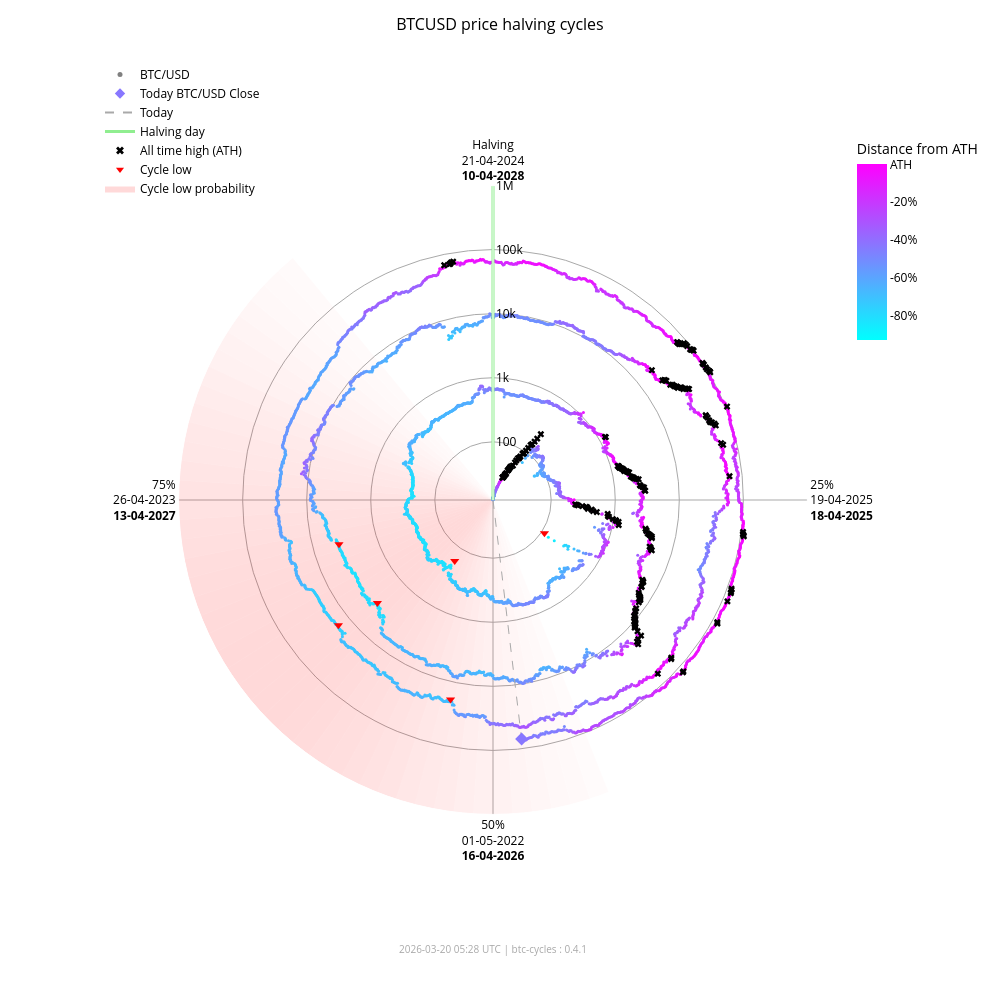

Source (notebook cell):
### Markdown cell above
### Interactive chart (plotly)

### Code cell
fig_interactive = btc.plot(
    kind="interactive",
    from_date="2012-11-28",
)
# plotly config for interactivity
config = {"scrollZoom": True, "displayModeBar": True}
# display in notebook
fig_interactive.show(config=config)

### Figure 1 — Plotly figure (JSON) as saved in the notebook; plotly's stock layout.template omitted (floating-point values rounded to 4 significant figures; data arrays with more than 128 entries replaced by an {"elided": "..."} marker saying what was removed)
{"data": [{"fill": "toself", "fillcolor": "rgba(255,0,0,0.017168280509461755)", "hoverinfo": "skip", "line": {"width": 0}, "mode": "lines", "r": [12.35, 1000000, 1000000, 12.35, 12.35], "showlegend": false, "theta": [158.4, 158.4, 162.0, 162.0, 158.4], "type": "scatterpolar"}, {"fill": "toself", "fillcolor": "rgba(255,0,0,0.022114794501891175)", "hoverinfo": "skip", "line": {"width": 0}, "mode": "lines", "r": [12.35, 1000000, 1000000, 12.35, 12.35], "showlegend": false, "theta": [162.0, 162.0, 165.6, 165.6, 162.0], "type": "scatterpolar"}, {"fill": "toself", "fillcolor": "rgba(255,0,0,0.02790404259511669)", "hoverinfo": "skip", "line": {"width": 0}, "mode": "lines", "r": [12.35, 1000000, 1000000, 12.35, 12.35], "showlegend": false, "theta": [165.6, 165.6, 169.2, 169.2, 165.6], "type": "scatterpolar"}, {"fill": "toself", "fillcolor": "rgba(255,0,0,0.034518294852420334)", "hoverinfo": "skip", "line": {"width": 0}, "mode": "lines", "r": [12.35, 1000000, 1000000, 12.35, 12.35], "showlegend": false, "theta": [169.2, 169.2, 172.8, 172.8, 169.2], "type": "scatterpolar"}, {"fill": "toself", "fillcolor": "rgba(255,0,0,0.041901979682821514)", "hoverinfo": "skip", "line": {"width": 0}, "mode": "lines", "r": [12.35, 1000000, 1000000, 12.35, 12.35], "showlegend": false, "theta": [172.8, 172.8, 176.4, 176.4, 172.8], "type": "scatterpolar"}, {"fill": "toself", "fillcolor": "rgba(255,0,0,0.04996405861294358)", "hoverinfo": "skip", "line": {"width": 0}, "mode": "lines", "r": [12.35, 1000000, 1000000, 12.35, 12.35], "showlegend": false, "theta": [176.4, 176.4, 180.0, 180.0, 176.4], "type": "scatterpolar"}, {"fill": "toself", "fillcolor": "rgba(255,0,0,0.05858349692240514)", "hoverinfo": "skip", "line": {"width": 0}, "mode": "lines", "r": [12.35, 1000000, 1000000, 12.35, 12.35], "showlegend": false, "theta": [180.0, 180.0, 183.6, 183.6, 180.0], "type": "scatterpolar"}, {"fill": "toself", "fillcolor": "rgba(255,0,0,0.06761662035375064)", "hoverinfo": "skip", "line": {"width": 0}, "mode": "lines", "r": [12.35, 1000000, 1000000, 12.35, 12.35], "showlegend": false, "theta": [183.6, 183.6, 187.2, 187.2, 183.6], "type": "scatterpolar"}, {"fill": "toself", "fillcolor": "rgba(255,0,0,0.07690481219944661)", "hoverinfo": "skip", "line": {"width": 0}, "mode": "lines", "r": [12.35, 1000000, 1000000, 12.35, 12.35], "showlegend": false, "theta": [187.2, 187.2, 190.8, 190.8, 187.2], "type": "scatterpolar"}, {"fill": "toself", "fillcolor": "rgba(255,0,0,0.08628112000611096)", "hoverinfo": "skip", "line": {"width": 0}, "mode": "lines", "r": [12.35, 1000000, 1000000, 12.35, 12.35], "showlegend": false, "theta": [190.8, 190.8, 194.4, 194.4, 190.8], "type": "scatterpolar"}, {"fill": "toself", "fillcolor": "rgba(255,0,0,0.09557490841018089)", "hoverinfo": "skip", "line": {"width": 0}, "mode": "lines", "r": [12.35, 1000000, 1000000, 12.35, 12.35], "showlegend": false, "theta": [194.4, 194.4, 198.0, 198.0, 194.4], "type": "scatterpolar"}, {"fill": "toself", "fillcolor": "rgba(255,0,0,0.10461455782963762)", "hoverinfo": "skip", "line": {"width": 0}, "mode": "lines", "r": [12.35, 1000000, 1000000, 12.35, 12.35], "showlegend": false, "theta": [198.0, 198.0, 201.6, 201.6, 198.0], "type": "scatterpolar"}, {"fill": "toself", "fillcolor": "rgba(255,0,0,0.11322908719652829)", "hoverinfo": "skip", "line": {"width": 0}, "mode": "lines", "r": [12.35, 1000000, 1000000, 12.35, 12.35], "showlegend": false, "theta": [201.6, 201.6, 205.2, 205.2, 201.6], "type": "scatterpolar"}, {"fill": "toself", "fillcolor": "rgba(255,0,0,0.12125015337052986)", "hoverinfo": "skip", "line": {"width": 0}, "mode": "lines", "r": [12.35, 1000000, 1000000, 12.35, 12.35], "showlegend": false, "theta": [205.2, 205.2, 208.8, 208.8, 205.2], "type": "scatterpolar"}, {"fill": "toself", "fillcolor": "rgba(255,0,0,0.12851590515331976)", "hoverinfo": "skip", "line": {"width": 0}, "mode": "lines", "r": [12.35, 1000000, 1000000, 12.35, 12.35], "showlegend": false, "theta": [208.8, 208.8, 212.4, 212.4, 208.8], "type": "scatterpolar"}, {"fill": "toself", "fillcolor": "rgba(255,0,0,0.13487757461161184)", "hoverinfo": "skip", "line": {"width": 0}, "mode": "lines", "r": [12.35, 1000000, 1000000, 12.35, 12.35], "showlegend": false, "theta": [212.4, 212.4, 216.0, 216.0, 212.4], "type": "scatterpolar"}, {"fill": "toself", "fillcolor": "rgba(255,0,0,0.14020862181849592)", "hoverinfo": "skip", "line": {"width": 0}, "mode": "lines", "r": [12.35, 1000000, 1000000, 12.35, 12.35], "showlegend": false, "theta": [216.0, 216.0, 219.6, 219.6, 216.0], "type": "scatterpolar"}, {"fill": "toself", "fillcolor": "rgba(255,0,0,0.14441504950654527)", "hoverinfo": "skip", "line": {"width": 0}, "mode": "lines", "r": [12.35, 1000000, 1000000, 12.35, 12.35], "showlegend": false, "theta": [219.6, 219.6, 223.2, 223.2, 219.6], "type": "scatterpolar"}, {"fill": "toself", "fillcolor": "rgba(255,0,0,0.14744459351271713)", "hoverinfo": "skip", "line": {"width": 0}, "mode": "lines", "r": [12.35, 1000000, 1000000, 12.35, 12.35], "showlegend": false, "theta": [223.2, 223.2, 226.8, 226.8, 223.2], "type": "scatterpolar"}, {"fill": "toself", "fillcolor": "rgba(255,0,0,0.14929223192296423)", "hoverinfo": "skip", "line": {"width": 0}, "mode": "lines", "r": [12.35, 1000000, 1000000, 12.35, 12.35], "showlegend": false, "theta": [226.8, 226.8, 230.4, 230.4, 226.8], "type": "scatterpolar"}, {"fill": "toself", "fillcolor": "rgba(255,0,0,0.15)", "hoverinfo": "skip", "line": {"width": 0}, "mode": "lines", "r": [12.35, 1000000, 1000000, 12.35, 12.35], "showlegend": false, "theta": [230.4, 230.4, 234.0, 234.0, 230.4], "type": "scatterpolar"}, {"fill": "toself", "fillcolor": "rgba(255,0,0,0.14965033825231114)", "hoverinfo": "skip", "line": {"width": 0}, "mode": "lines", "r": [12.35, 1000000, 1000000, 12.35, 12.35], "showlegend": false, "theta": [234.0, 234.0, 237.6, 237.6, 234.0], "type": "scatterpolar"}, {"fill": "toself", "fillcolor": "rgba(255,0,0,0.14835378057909807)", "hoverinfo": "skip", "line": {"width": 0}, "mode": "lines", "r": [12.35, 1000000, 1000000, 12.35, 12.35], "showlegend": false, "theta": [237.6, 237.6, 241.2, 241.2, 237.6], "type": "scatterpolar"}, {"fill": "toself", "fillcolor": "rgba(255,0,0,0.14623322283554635)", "hoverinfo": "skip", "line": {"width": 0}, "mode": "lines", "r": [12.35, 1000000, 1000000, 12.35, 12.35], "showlegend": false, "theta": [241.2, 241.2, 244.8, 244.8, 241.2], "type": "scatterpolar"}, {"fill": "toself", "fillcolor": "rgba(255,0,0,0.1434078538226231)", "hoverinfo": "skip", "line": {"width": 0}, "mode": "lines", "r": [12.35, 1000000, 1000000, 12.35, 12.35], "showlegend": false, "theta": [244.8, 244.8, 248.4, 248.4, 244.8], "type": "scatterpolar"}, {"fill": "toself", "fillcolor": "rgba(255,0,0,0.13997983179373427)", "hoverinfo": "skip", "line": {"width": 0}, "mode": "lines", "r": [12.35, 1000000, 1000000, 12.35, 12.35], "showlegend": false, "theta": [248.4, 248.4, 252.0, 252.0, 248.4], "type": "scatterpolar"}, {"fill": "toself", "fillcolor": "rgba(255,0,0,0.13602598258454268)", "hoverinfo": "skip", "line": {"width": 0}, "mode": "lines", "r": [12.35, 1000000, 1000000, 12.35, 12.35], "showlegend": false, "theta": [252.0, 252.0, 255.6, 255.6, 252.0], "type": "scatterpolar"}, {"fill": "toself", "fillcolor": "rgba(255,0,0,0.13159547355344953)", "hoverinfo": "skip", "line": {"width": 0}, "mode": "lines", "r": [12.35, 1000000, 1000000, 12.35, 12.35], "showlegend": false, "theta": [255.6, 255.6, 259.2, 259.2, 255.6], "type": "scatterpolar"}, {"fill": "toself", "fillcolor": "rgba(255,0,0,0.12671301775492697)", "hoverinfo": "skip", "line": {"width": 0}, "mode": "lines", "r": [12.35, 1000000, 1000000, 12.35, 12.35], "showlegend": false, "theta": [259.2, 259.2, 262.8, 262.8, 259.2], "type": "scatterpolar"}, {"fill": "toself", "fillcolor": "rgba(255,0,0,0.12138610149219965)", "hoverinfo": "skip", "line": {"width": 0}, "mode": "lines", "r": [12.35, 1000000, 1000000, 12.35, 12.35], "showlegend": false, "theta": [262.8, 262.8, 266.4, 266.4, 262.8], "type": "scatterpolar"}, {"fill": "toself", "fillcolor": "rgba(255,0,0,0.1156142551644921)", "hoverinfo": "skip", "line": {"width": 0}, "mode": "lines", "r": [12.35, 1000000, 1000000, 12.35, 12.35], "showlegend": false, "theta": [266.4, 266.4, 270.0, 270.0, 266.4], "type": "scatterpolar"}, {"fill": "toself", "fillcolor": "rgba(255,0,0,0.10939851441251548)", "hoverinfo": "skip", "line": {"width": 0}, "mode": "lines", "r": [12.35, 1000000, 1000000, 12.35, 12.35], "showlegend": false, "theta": [270.0, 270.0, 273.6, 273.6, 270.0], "type": "scatterpolar"}, {"fill": "toself", "fillcolor": "rgba(255,0,0,0.10274974912946185)", "hoverinfo": "skip", "line": {"width": 0}, "mode": "lines", "r": [12.35, 1000000, 1000000, 12.35, 12.35], "showlegend": false, "theta": [273.6, 273.6, 277.2, 277.2, 273.6], "type": "scatterpolar"}, {"fill": "toself", "fillcolor": "rgba(255,0,0,0.09569517349791425)", "hoverinfo": "skip", "line": {"width": 0}, "mode": "lines", "r": [12.35, 1000000, 1000000, 12.35, 12.35], "showlegend": false, "theta": [277.2, 277.2, 280.8, 280.8, 277.2], "type": "scatterpolar"}, {"fill": "toself", "fillcolor": "rgba(255,0,0,0.08828282625646727)", "hoverinfo": "skip", "line": {"width": 0}, "mode": "lines", "r": [12.35, 1000000, 1000000, 12.35, 12.35], "showlegend": false, "theta": [280.8, 280.8, 284.4, 284.4, 280.8], "type": "scatterpolar"}, {"fill": "toself", "fillcolor": "rgba(255,0,0,0.08058400018765345)", "hoverinfo": "skip", "line": {"width": 0}, "mode": "lines", "r": [12.35, 1000000, 1000000, 12.35, 12.35], "showlegend": false, "theta": [284.4, 284.4, 288.0, 288.0, 284.4], "type": "scatterpolar"}, {"fill": "toself", "fillcolor": "rgba(255,0,0,0.07269354608292704)", "hoverinfo": "skip", "line": {"width": 0}, "mode": "lines", "r": [12.35, 1000000, 1000000, 12.35, 12.35], "showlegend": false, "theta": [288.0, 288.0, 291.6, 291.6, 288.0], "type": "scatterpolar"}, {"fill": "toself", "fillcolor": "rgba(255,0,0,0.06472784449068783)", "hoverinfo": "skip", "line": {"width": 0}, "mode": "lines", "r": [12.35, 1000000, 1000000, 12.35, 12.35], "showlegend": false, "theta": [291.6, 291.6, 295.2, 295.2, 291.6], "type": "scatterpolar"}, {"fill": "toself", "fillcolor": "rgba(255,0,0,0.05682021976743955)", "hoverinfo": "skip", "line": {"width": 0}, "mode": "lines", "r": [12.35, 1000000, 1000000, 12.35, 12.35], "showlegend": false, "theta": [295.2, 295.2, 298.8, 298.8, 295.2], "type": "scatterpolar"}, {"fill": "toself", "fillcolor": "rgba(255,0,0,0.04911378436707333)", "hoverinfo": "skip", "line": {"width": 0}, "mode": "lines", "r": [12.35, 1000000, 1000000, 12.35, 12.35], "showlegend": false, "theta": [298.8, 298.8, 302.4, 302.4, 298.8], "type": "scatterpolar"}, {"fill": "toself", "fillcolor": "rgba(255,0,0,0.04175213714896469)", "hoverinfo": "skip", "line": {"width": 0}, "mode": "lines", "r": [12.35, 1000000, 1000000, 12.35, 12.35], "showlegend": false, "theta": [302.4, 302.4, 306.0, 306.0, 302.4], "type": "scatterpolar"}, {"fill": "toself", "fillcolor": "rgba(255,0,0,0.034868865657538876)", "hoverinfo": "skip", "line": {"width": 0}, "mode": "lines", "r": [12.35, 1000000, 1000000, 12.35, 12.35], "showlegend": false, "theta": [306.0, 306.0, 309.6, 309.6, 306.0], "type": "scatterpolar"}, {"fill": "toself", "fillcolor": "rgba(255,0,0,0.02857722515334582)", "hoverinfo": "skip", "line": {"width": 0}, "mode": "lines", "r": [12.35, 1000000, 1000000, 12.35, 12.35], "showlegend": false, "theta": [309.6, 309.6, 313.2, 313.2, 309.6], "type": "scatterpolar"}, {"fill": "toself", "fillcolor": "rgba(255,0,0,0.022961515313555197)", "hoverinfo": "skip", "line": {"width": 0}, "mode": "lines", "r": [12.35, 1000000, 1000000, 12.35, 12.35], "showlegend": false, "theta": [313.2, 313.2, 316.8, 316.8, 313.2], "type": "scatterpolar"}, {"fill": "toself", "fillcolor": "rgba(255,0,0,0.01807146942917362)", "hoverinfo": "skip", "line": {"width": 0}, "mode": "lines", "r": [12.35, 1000000, 1000000, 12.35, 12.35], "showlegend": false, "theta": [316.8, 316.8, 320.4, 320.4, 316.8], "type": "scatterpolar"}, {"hoverinfo": "text", "marker": {"color": {"elided": "4861 str values"}, "size": 3}, "mode": "markers", "r": {"elided": "4861 float values"}, "showlegend": false, "text": {"elided": "4861 str values"}, "theta": {"elided": "4861 float values"}, "type": "scatterpolar"}, {"hoverinfo": "skip", "line": {"color": "lightgreen", "width": 3}, "mode": "lines", "r": [12.35, 1000000], "showlegend": false, "theta": [0, 0], "type": "scatterpolar"}, {"hoverinfo": "skip", "line": {"color": "darkgrey", "dash": "dash", "width": 1}, "mode": "lines", "r": [12.35, 70730.0], "showlegend": false, "theta": [173.2, 173.2], "type": "scatterpolar"}, {"hoverinfo": "text", "marker": {"color": "#8877ff", "size": 10, "symbol": "diamond"}, "mode": "markers", "r": [70730.0], "showlegend": false, "text": ["Today<br>Date: 2026-03-20<br>Price: $70,733.89"], "theta": [173.2], "type": "scatterpolar"}, {"hoverinfo": "text", "marker": {"color": "black", "size": 6, "symbol": "x"}, "mode": "markers", "r": {"elided": "195 float values"}, "showlegend": false, "text": {"elided": "195 str values"}, "theta": {"elided": "195 float values"}, "type": "scatterpolar"}, {"hoverinfo": "text", "marker": {"color": "red", "size": 8, "symbol": "triangle-down"}, "mode": "markers", "r": [111.6, 164.9, 3233.0, 3925.0, 18950.0, 15760.0], "showlegend": false, "text": ["Cycle Low<br>Date: 2014-02-21<br>Price: $111.56<br>ATH distance: -91.0%", "Cycle Low<br>Date: 2015-01-14<br>Price: $164.92<br>ATH distance: -86.7%", "Cycle Low<br>Date: 2018-12-15<br>Price: $3,232.51<br>ATH distance: -83.3%", "Cycle Low<br>Date: 2019-03-25<br>Price: $3,924.55<br>ATH distance: -79.7%", "Cycle Low<br>Date: 2022-06-18<br>Price: $18,954.25<br>ATH distance: -71.9%", "Cycle Low<br>Date: 2022-11-21<br>Price: $15,760.19<br>ATH distance: -76.7%"], "theta": [122.8, 212.1, 228.3, 254.0, 192.0, 231.0], "type": "scatterpolar"}, {"marker": {"color": "grey", "size": 5}, "mode": "markers", "name": "BTC/USD", "r": [null], "theta": [null], "type": "scatterpolar"}, {"marker": {"color": "#8877ff", "size": 8, "symbol": "diamond"}, "mode": "markers", "name": "Today BTC/USD Close", "r": [null], "theta": [null], "type": "scatterpolar"}, {"line": {"color": "darkgrey", "dash": "dash"}, "mode": "lines", "name": "Today", "r": [null], "theta": [null], "type": "scatterpolar"}, {"line": {"color": "lightgreen", "width": 3}, "mode": "lines", "name": "Halving day", "r": [null], "theta": [null], "type": "scatterpolar"}, {"marker": {"color": "black", "size": 7, "symbol": "x"}, "mode": "markers", "name": "All time high (ATH)", "r": [null], "theta": [null], "type": "scatterpolar"}, {"marker": {"color": "red", "size": 7, "symbol": "triangle-down"}, "mode": "markers", "name": "Cycle low", "r": [null], "theta": [null], "type": "scatterpolar"}, {"fill": "toself", "fillcolor": "rgba(255,0,0,0.15)", "line": {"width": 0}, "mode": "lines", "name": "Cycle low probability", "r": [null], "theta": [null], "type": "scatterpolar"}, {"hoverinfo": "skip", "marker": {"cmax": 0, "cmin": -0.9307, "color": [0], "colorbar": {"len": 0.25, "ticktext": ["ATH", "-20%", "-40%", "-60%", "-80%", "-100%"], "tickvals": [0, -0.2, -0.4, -0.6, -0.8, -1.0], "title": {"text": "Distance from ATH"}, "x": 0.95, "y": 0.92, "yanchor": "top"}, "colorscale": {"elided": "256x2 mixed values"}, "showscale": true, "size": 0}, "mode": "markers", "r": [null], "showlegend": false, "theta": [null], "type": "scatterpolar"}], "layout": {"annotations": [{"font": {"color": "darkgrey", "size": 10}, "showarrow": false, "text": "2026-03-20 05:28 UTC | btc-cycles : 0.4.1", "x": 0.5, "xref": "paper", "y": -0.02, "yref": "paper"}], "font": {"color": "black"}, "height": 1000, "legend": {"bgcolor": "rgba(0,0,0,0)", "font": {"color": "black"}, "x": 0.0, "y": 1.0}, "margin": {"b": 60, "l": 100, "r": 80, "t": 60}, "paper_bgcolor": "white", "plot_bgcolor": "white", "polar": {"angularaxis": {"color": "black", "direction": "clockwise", "gridcolor": "darkgrey", "rotation": 90, "ticktext": ["Halving<br>21-04-2024<br><b>10-04-2028</b>", "25%<br>19-04-2025<br><b>18-04-2025</b>", "50%<br>01-05-2022<br><b>16-04-2026</b>", "75%<br>26-04-2023<br><b>13-04-2027</b>"], "tickvals": [0, 90, 180, 270]}, "bgcolor": "white", "domain": {"x": [0.1, 0.9], "y": [0.05, 0.95]}, "radialaxis": {"angle": 90, "color": "black", "gridcolor": "darkgrey", "range": [1.092, 6.0], "tickangle": 90, "ticktext": ["100", "1k", "10k", "100k", "1M"], "tickvals": [100, 1000, 10000, 100000, 1000000], "type": "log"}}, "title": {"font": {"color": "black", "size": 16}, "text": "BTCUSD price halving cycles", "x": 0.5}, "width": 1000}}
